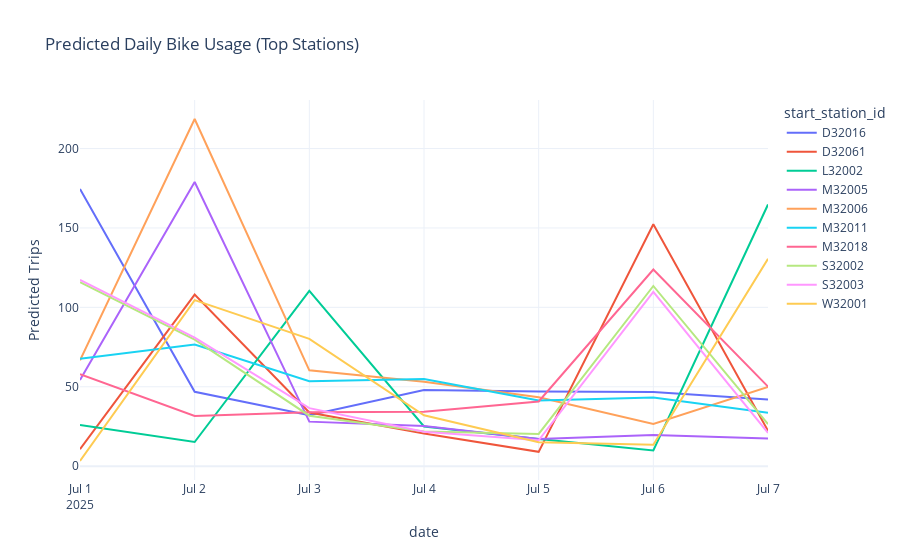

Notebook source saved alongside this figure:
### Code cell
plot_predictions(predictions)

### Figure 1 — Plotly figure (JSON) as saved in the notebook; plotly's stock layout.template omitted (floating-point values rounded to 4 significant figures)
{"data": [{"hovertemplate": "start_station_id=D32016<br>date=%{x}<br>Predicted Trips=%{y}<extra></extra>", "legendgroup": "D32016", "line": {"color": "#636efa", "dash": "solid"}, "marker": {"symbol": "circle"}, "mode": "lines", "name": "D32016", "orientation": "v", "showlegend": true, "type": "scatter", "x": ["2025-07-01T00:00:00", "2025-07-02T00:00:00", "2025-07-03T00:00:00", "2025-07-04T00:00:00", "2025-07-05T00:00:00", "2025-07-06T00:00:00", "2025-07-07T00:00:00"], "xaxis": "x", "y": [174.6, 46.87, 32.1, 48.03, 46.96, 46.72, 41.99], "yaxis": "y"}, {"hovertemplate": "start_station_id=D32061<br>date=%{x}<br>Predicted Trips=%{y}<extra></extra>", "legendgroup": "D32061", "line": {"color": "#EF553B", "dash": "solid"}, "marker": {"symbol": "circle"}, "mode": "lines", "name": "D32061", "orientation": "v", "showlegend": true, "type": "scatter", "x": ["2025-07-01T00:00:00", "2025-07-02T00:00:00", "2025-07-03T00:00:00", "2025-07-04T00:00:00", "2025-07-05T00:00:00", "2025-07-06T00:00:00", "2025-07-07T00:00:00"], "xaxis": "x", "y": [10.68, 108.0, 33.8, 20.63, 9.035, 152.3, 22.28], "yaxis": "y"}, {"hovertemplate": "start_station_id=L32002<br>date=%{x}<br>Predicted Trips=%{y}<extra></extra>", "legendgroup": "L32002", "line": {"color": "#00cc96", "dash": "solid"}, "marker": {"symbol": "circle"}, "mode": "lines", "name": "L32002", "orientation": "v", "showlegend": true, "type": "scatter", "x": ["2025-07-01T00:00:00", "2025-07-02T00:00:00", "2025-07-03T00:00:00", "2025-07-04T00:00:00", "2025-07-05T00:00:00", "2025-07-06T00:00:00", "2025-07-07T00:00:00"], "xaxis": "x", "y": [25.91, 15.25, 110.4, 24.99, 17.12, 9.88, 164.8], "yaxis": "y"}, {"hovertemplate": "start_station_id=M32005<br>date=%{x}<br>Predicted Trips=%{y}<extra></extra>", "legendgroup": "M32005", "line": {"color": "#ab63fa", "dash": "solid"}, "marker": {"symbol": "circle"}, "mode": "lines", "name": "M32005", "orientation": "v", "showlegend": true, "type": "scatter", "x": ["2025-07-01T00:00:00", "2025-07-02T00:00:00", "2025-07-03T00:00:00", "2025-07-04T00:00:00", "2025-07-05T00:00:00", "2025-07-06T00:00:00", "2025-07-07T00:00:00"], "xaxis": "x", "y": [54.25, 178.9, 28.07, 25.31, 17.09, 19.59, 17.45], "yaxis": "y"}, {"hovertemplate": "start_station_id=M32006<br>date=%{x}<br>Predicted Trips=%{y}<extra></extra>", "legendgroup": "M32006", "line": {"color": "#FFA15A", "dash": "solid"}, "marker": {"symbol": "circle"}, "mode": "lines", "name": "M32006", "orientation": "v", "showlegend": true, "type": "scatter", "x": ["2025-07-01T00:00:00", "2025-07-02T00:00:00", "2025-07-03T00:00:00", "2025-07-04T00:00:00", "2025-07-05T00:00:00", "2025-07-06T00:00:00", "2025-07-07T00:00:00"], "xaxis": "x", "y": [66.73, 218.6, 60.34, 53.18, 43.37, 26.56, 49.86], "yaxis": "y"}, {"hovertemplate": "start_station_id=M32011<br>date=%{x}<br>Predicted Trips=%{y}<extra></extra>", "legendgroup": "M32011", "line": {"color": "#19d3f3", "dash": "solid"}, "marker": {"symbol": "circle"}, "mode": "lines", "name": "M32011", "orientation": "v", "showlegend": true, "type": "scatter", "x": ["2025-07-01T00:00:00", "2025-07-02T00:00:00", "2025-07-03T00:00:00", "2025-07-04T00:00:00", "2025-07-05T00:00:00", "2025-07-06T00:00:00", "2025-07-07T00:00:00"], "xaxis": "x", "y": [67.7, 76.67, 53.46, 54.95, 41.41, 43.32, 33.63], "yaxis": "y"}, {"hovertemplate": "start_station_id=M32018<br>date=%{x}<br>Predicted Trips=%{y}<extra></extra>", "legendgroup": "M32018", "line": {"color": "#FF6692", "dash": "solid"}, "marker": {"symbol": "circle"}, "mode": "lines", "name": "M32018", "orientation": "v", "showlegend": true, "type": "scatter", "x": ["2025-07-01T00:00:00", "2025-07-02T00:00:00", "2025-07-03T00:00:00", "2025-07-04T00:00:00", "2025-07-05T00:00:00", "2025-07-06T00:00:00", "2025-07-07T00:00:00"], "xaxis": "x", "y": [57.94, 31.62, 33.95, 34.27, 40.73, 123.8, 50.09], "yaxis": "y"}, {"hovertemplate": "start_station_id=S32002<br>date=%{x}<br>Predicted Trips=%{y}<extra></extra>", "legendgroup": "S32002", "line": {"color": "#B6E880", "dash": "solid"}, "marker": {"symbol": "circle"}, "mode": "lines", "name": "S32002", "orientation": "v", "showlegend": true, "type": "scatter", "x": ["2025-07-01T00:00:00", "2025-07-02T00:00:00", "2025-07-03T00:00:00", "2025-07-04T00:00:00", "2025-07-05T00:00:00", "2025-07-06T00:00:00", "2025-07-07T00:00:00"], "xaxis": "x", "y": [115.8, 79.69, 31.8, 21.88, 20.32, 113.5, 26.47], "yaxis": "y"}, {"hovertemplate": "start_station_id=S32003<br>date=%{x}<br>Predicted Trips=%{y}<extra></extra>", "legendgroup": "S32003", "line": {"color": "#FF97FF", "dash": "solid"}, "marker": {"symbol": "circle"}, "mode": "lines", "name": "S32003", "orientation": "v", "showlegend": true, "type": "scatter", "x": ["2025-07-01T00:00:00", "2025-07-02T00:00:00", "2025-07-03T00:00:00", "2025-07-04T00:00:00", "2025-07-05T00:00:00", "2025-07-06T00:00:00", "2025-07-07T00:00:00"], "xaxis": "x", "y": [117.4, 80.96, 36.56, 21.75, 16.34, 109.7, 20.99], "yaxis": "y"}, {"hovertemplate": "start_station_id=W32001<br>date=%{x}<br>Predicted Trips=%{y}<extra></extra>", "legendgroup": "W32001", "line": {"color": "#FECB52", "dash": "solid"}, "marker": {"symbol": "circle"}, "mode": "lines", "name": "W32001", "orientation": "v", "showlegend": true, "type": "scatter", "x": ["2025-07-01T00:00:00", "2025-07-02T00:00:00", "2025-07-03T00:00:00", "2025-07-04T00:00:00", "2025-07-05T00:00:00", "2025-07-06T00:00:00", "2025-07-07T00:00:00"], "xaxis": "x", "y": [3.282, 104.6, 80.18, 32.06, 15.11, 13.49, 130.6], "yaxis": "y"}], "layout": {"legend": {"title": {"text": "start_station_id"}, "tracegroupgap": 0}, "title": {"text": "Predicted Daily Bike Usage (Top Stations)"}, "xaxis": {"anchor": "y", "domain": [0, 1], "title": {"text": "date"}}, "yaxis": {"anchor": "x", "domain": [0, 1], "title": {"text": "Predicted Trips"}}}}
